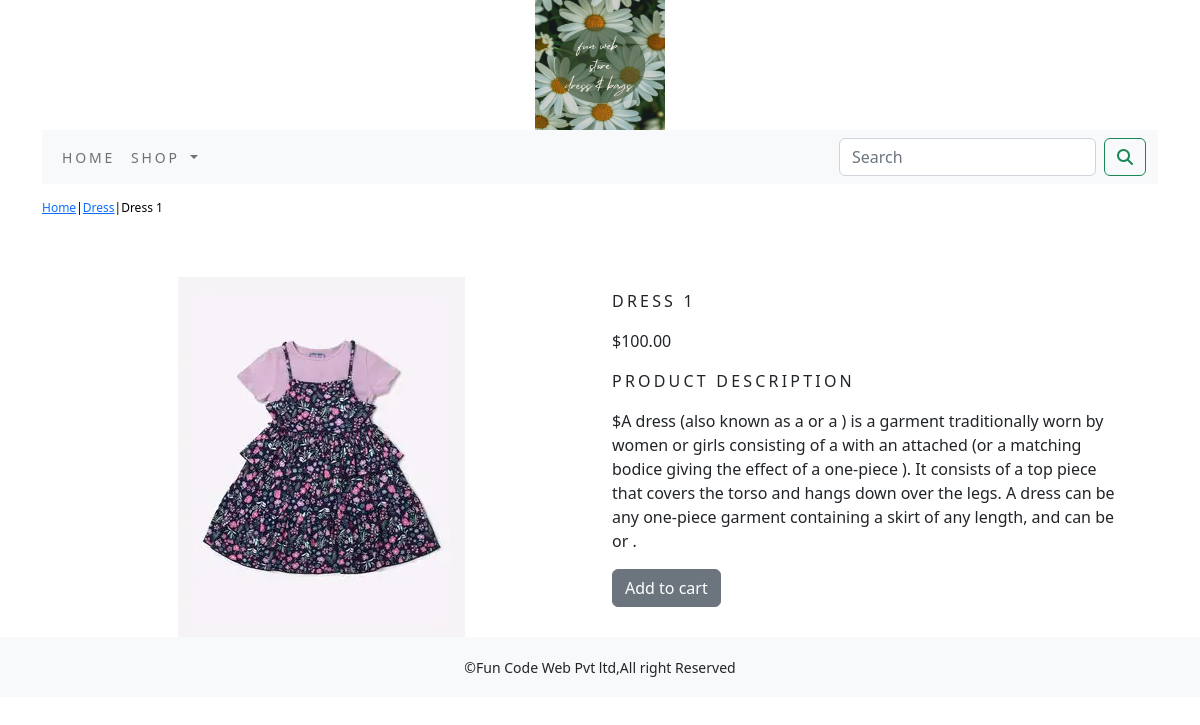
/shop/dress/Dress-1/, run on the app's committed database.
### shop/models.py (models this page shows, shortened)
class Product(models.Model):
    name=models.CharField(max_length=250,unique=True)
    slug=models.SlugField(max_length=250,unique=True)
    description=models.TextField(blank=True)
    price=models.DecimalField(max_digits=10,decimal_places=2)
    category=models.ForeignKey(Category,on_delete=models.CASCADE)
    image = models.ImageField(upload_to='product',blank=True)
    stock=models.IntegerField()
    available=models.BooleanField(default=True)
    created=models.DateTimeField(auto_now_add=True)
    updated=models.DateTimeField(auto_now=True)
    class Meta:
        ordering = ('name',)
        verbose_name = 'product'
        verbose_name_plural = 'products'

class Category(models.Model):
    name=models.CharField(max_length=250,unique=True)
    slug=models.SlugField(max_length=250,unique=True)
    description=models.TextField(blank=True)
    image=models.ImageField(upload_to='category')
    class Meta:
        ordering=('name',)
        verbose_name='category'
        verbose_name_plural='categories'
    def get_url(self):
        return reverse('shop:product_by_category',args=[self.slug])
    def __str__(self):
        return '{}'.format(self.name)

### shop/views.py (the view)
# urls.py: path('<slug:c_slug>/<slug:product_slug>/', views.proDetail, name='prodcatdetail'),
def proDetail(request,c_slug,product_slug):
    try:
        product=Product.objects.get(category__slug=c_slug,slug=product_slug)
    except Exception as e:
        raise e
    return render(request,'product.html',{'product':product})

### cart/context_processors.py (called while the page is built)
def counter(request):
    item_count=0
    if 'admin' in request.path:
        return {}
    else:
        try:
            cart=Cart.objects.filter(cart_id=_cart_id(request))
            cart_items=CartItem.objects.all().filter(cart=cart[:1])
            for cart_item in cart_items:
                item_count += cart_item.quantity
        except Cart.DoesNotExist:
            item_count=0
    return dict(item_count=item_count)

### cart/views.py (called while the page is built)
def _cart_id(request):
    cart=request.session.session_key
    if not cart:
        cart=request.session.create()
    return cart

### shop/context_processors.py (called while the page is built)
def menu_links(request):
    links=Category.objects.all()
    return dict(links=links)

### templates/product.html (shortened to what this page needs)
{% extends 'base.html' %}
{% load static %}
{% block content %}
<div class="row my_prod_row_class">
    <div class="mx_auto">
        <p><a href="{% url 'shop:allprodcat' %}">Home</a>|<a href="{{product.category.get_url}}">{{product.category}}</a>|{{product.name}}</p>
    </div>
</div>
<div class="container">
<br>
<div class="row">
    <div class="col-12 col-sm-12 col-md-12 col-lg-6 text-center">
        <div style="min-width:18rem;">
            <img src="{{product.image.url}}" alt="{{product.name}}">
        </div>
    </div>
        <div class="col-12 col-sm-12 col-md-12 col-lg-6">
            <div>
            <h1 class="my_prod_title">{{product.name}}</h1>
            <p>${{product.price}}</p>
            <p class="my_title">Product Description</p>
            <p class="text-justify my_prod_text">${{product.description}}</p>
            {% if product.stock <= 0 %}
                <p class="text-justify my_prod_text"><b>Out of Stock</b></p>
            {% else %}
                <a class="btn btn-secondary" href="{% url 'cart:add_cart' product.id %}">Add to cart</a>
            {% endif %}
        </div>
    </div>
</div>
    </div>
</div>
{% endblock %}

### static/css/custom.css (style rules this page uses)
body { font-family: 'Roboto', sans-serif; }
.my_title { font-size:16px; text-transform:uppercase; letter-spacing:.2em; }
.my_prod_row_class { padding-top: 15px; padding-bottom: 20px; }
.my_prod_row_class .mx_auto { color: #000; font-size: 12px; text-decoration: name; }
.my_prod_title { font-size: 16px; text-transform: uppercase; letter-spacing: .2em; padding-top: 15px; padding-bottom: 10px; }
.my_prod_text { padding-right: 20px; }

### data on the page
Product: category "Dress", name "Dress 1", image (picture), name "DRESS 1", price "100.00", description "A dress (also known as a or a ) is a garment traditionally worn by women or girls consisting of a with an attached (or a matching bodice giving the effect of a one-piece ). It consists of a top piece that covers the torso and hangs down over the legs. A dress can be any one-piece garment containing a skirt of any length, and can be or ."
